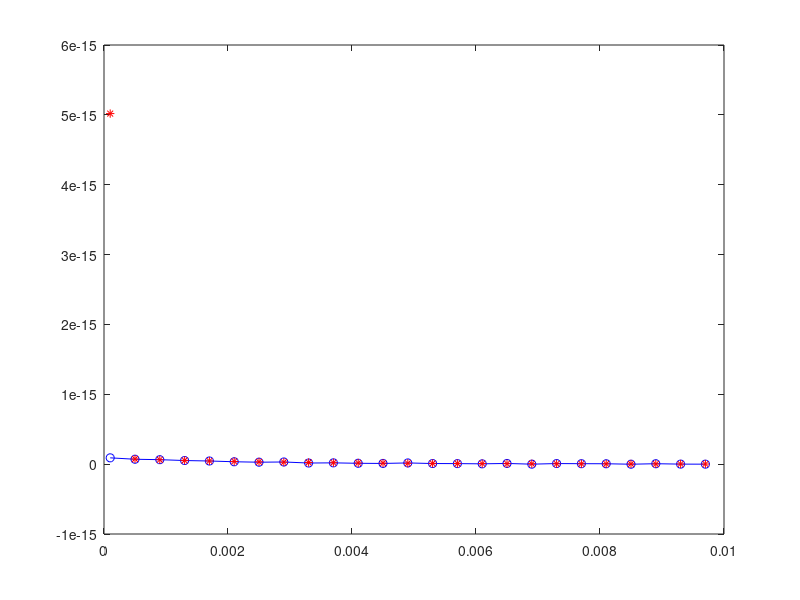

Reproduce this figure in MATLAB.
clc;
clear all;

%%%%% parameter defined %%%%%
n=100e4; %number of data points
r=randn(1,n);
r2=randn(1,n);
to=0.0025;
A=0.1*(0.6e-6)^2;



%%% parameters %%%
eta=89e-5;
a=1.5e-6;
gamma=6*pi*eta*a;
fc=130;
td=1/(2*pi*fc);
kb=1.38e-23;
T=300;
D=kb*T/gamma;
k=2*pi*fc*gamma;

dt=0.0001;


%OU noise generated
lambda=zeros(1,n);
for i=2:n
    lambda(i)=lambda(i-1)+dt*(-lambda(i-1)/to)+sqrt(2*A*dt)*r(i-1);
end

%position simulated
x_pos=zeros(1,n);
time=zeros(1,n);
x_pos(1)=0;
for i=2:n
   x_pos(i)=x_pos(i-1)+dt*(-(x_pos(i-1)-lambda(i-1))/td)+sqrt(2*D*dt)*r2(i-1); 
   time(i)=time(i-1)+dt;
end

%%

data=x_pos;
Fs = 1/dt;

for i=1:n-1
combined(i)=(gamma*(data(i+1)-data(i))*Fs+k*(data(i)))/k;
end

tau=(1:4:100)*dt;
correlation=xcorr(combined,combined)/n;

%half delta
dummy=zeros(1,length(tau));
dummy(1)=1;

figure(8)
plot((1:4:100)*dt,correlation(n+1:4:n+100),'-bo')
hold on;
plot(tau,A*to*exp(-tau/to)+dummy*((2*D/dt)*td^2),'r*');

